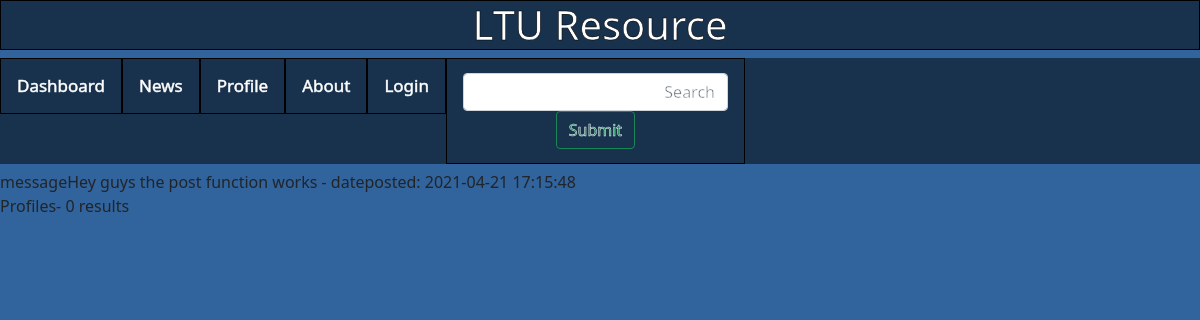
Page /SearchAction.php?input=Hey guys the post function works on the committed database.
### tables this page shows
CREATE TABLE IF NOT EXISTS `post` (
  `postid` int NOT NULL AUTO_INCREMENT,
  `message` varchar(256) NOT NULL,
  `dateposted` datetime NOT NULL DEFAULT CURRENT_TIMESTAMP,
  `file` varchar(32) DEFAULT NULL,
  `userid` int NOT NULL,
  PRIMARY KEY (`postid`),
  KEY `userid` (`userid`)
);

### SearchAction.php (the view, shortened to what this page needs)
<?php
include 'Connection.php';
$search = $_REQUEST['input'];
$sqlget = "SELECT post.message, post.dateposted, user.nickname FROM post LEFT JOIN user ON post.userid = user.userid WHERE message LIKE '%$search%'";
$sqlsnag = "SELECT nickname FROM user WHERE nickname LIKE '%$search%'";
$result = $conn->query($sqlget);
$result2 = $conn->query($sqlsnag);
if (isset($_SESSION["user"]) && !empty($_SESSION["user"])){
	echo "<!doctype html>
	<html>
	<head>
	<meta charset='utf-8'>
	<title>Untitled Document</title>
		<link href='https://cdn.jsdelivr.net/npm/bootstrap@5.0.0-beta3/dist/css/bootstrap.min.css' rel='stylesheet'>
		<link href = 'Style.css' rel = 'stylesheet'>
	</head>
	<body>
		<h1 class = 'header'> LTU Resource</h1>
		<div class='topnav'>
			<a class='dash' href='Dashboard.php'>Dashboard</a>
			<a class='das' href='News.php'>News</a>
			<a class='dash' href='Profile.html'>Profile</a>
			<a class='dash' href='About.php'>About</a>
			<a class='dash' href='Logout.php'>Logout</a>
			<a>
				<form class='dash' action = 'SearchAction.php'>
					<input class='form-control me-2'  id = 'input' name = 'input' type='text' placeholder='Search' aria-label='Search' style = 'width: 100%; text-align: right; color: black;'>
					<input class='btn btn-outline-success' type='submit'>
				</form>
			</a>
		</div>
	</body>
	</html>";
	}
else{
	echo "<!doctype html>
	<html>
	<head>
	<meta charset='utf-8'>
	<title>Untitled Document</title>
		<link href='https://cdn.jsdelivr.net/npm/bootstrap@5.0.0-beta3/dist/css/bootstrap.min.css' rel='stylesheet'>
		<link href = 'Style.css' rel = 'stylesheet'>
	</head>
	<body>
		<h1 class = 'header'> LTU Resource</h1>
		<div class='topnav'>
			<a class='dash' href='Dashboard.php'>Dashboard</a>
			<a class='das' href='News.php'>News</a>
			<a class='dash' href='Profile.html'>Profile</a>
			<a class='dash' href='About.php'>About</a>
			<a class='dash' href='Login.php'>Login</a>
			<a>
				<form class='dash' action = 'SearchAction.php'>
					<input class='form-control me-2'  id = 'input' name = 'input' type='text' placeholder='Search' aria-label='Search' style = 'width: 100%; text-align: right; color: black;'>
					<input class='btn btn-outline-success' type='submit'>
				</form>
			</a>
		</div>
	</body>
	</html>";
	}
if ($result->num_rows > 0) {
  while($row = $result->fetch_assoc()) {
    echo "message" . $row["message"]. " - dateposted: " . $row["dateposted"]. " <br>";
  }
} else {
  echo "Posts- 0 results" . "<br>";
}
if ($result2->num_rows > 0) {
  while($row = $result2->fetch_assoc()) {
    echo "Users- " . $row["nickname"]. "<br>";
  }
} else {
  echo "Profiles- ". "0 results";
}
?>

### Style.css (style rules this page uses)
body { background-color: #31639C; width: 100%; height: 100%; }
.header { background-color: rgba(0, 0, 0, 0.5); color: white; text-align: center; border: 1px solid black; -webkit-text-stroke: .5px black; }
.topnav { align-items: center; background-color: rgba(0, 0, 0, 0.5); overflow: hidden; display: inline-block; width: 100%; -webkit-text-stroke: .5px white; font-weight: 500; }
.topnav a { float: left; color: white; text-align: center; padding: 14px 16px; text-decoration: none; font-size: 17px; border: 1px solid black }
form { color: white; }

### rows in the picture
post: message "Hey guys the post function works", dateposted "2021-04-21 17:15:48"
